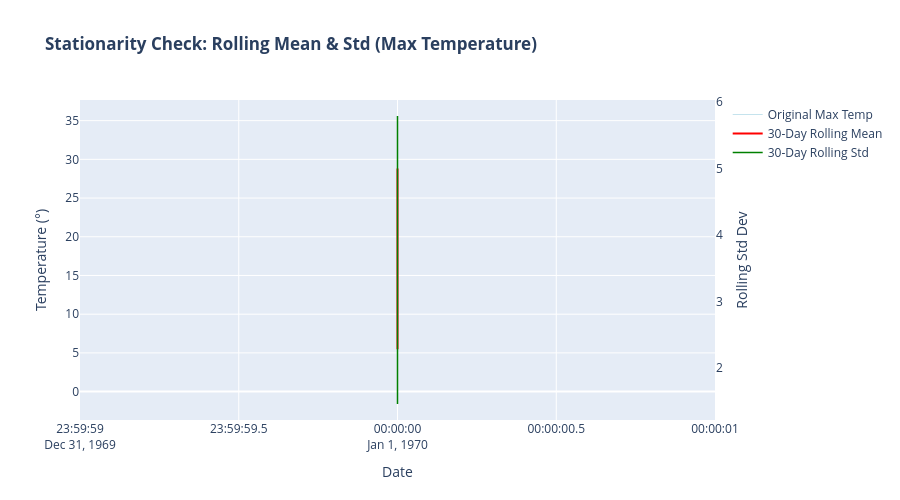

The code cell stored with this chart in its notebook:
### Markdown cell above
#### for max_temperature checking for stationarity

### Code cell
# Ensure datetime index and sort
data.index = pd.to_datetime(data.index)
data = data.sort_index()

# Calculate rolling statistics (e.g., a 30-day window)
window_size = 30
rolling_mean = data['temp_max'].rolling(window=window_size).mean()
rolling_std = data['temp_max'].rolling(window=window_size).std()

# Create interactive Plotly figure
fig = go.Figure()

# 1. Raw Data
fig.add_trace(go.Scatter(
    x=data.index, y=data['temp_max'], 
    name='Original Max Temp', 
    line=dict(color='lightblue', width=1), opacity=0.7
))

# 2. Rolling Mean
fig.add_trace(go.Scatter(
    x=data.index, y=rolling_mean, 
    name=f'{window_size}-Day Rolling Mean', 
    line=dict(color='red', width=2)
))

# 3. Rolling Standard Deviation
fig.add_trace(go.Scatter(
    x=data.index, y=rolling_std, 
    name=f'{window_size}-Day Rolling Std', 
    line=dict(color='green', width=1.5), yaxis='y2'
))

# Layout configuration with a secondary Y-axis for standard deviation
fig.update_layout(
    title_text="<b>Stationarity Check: Rolling Mean & Std (Max Temperature)</b>",
    xaxis_title="Date",
    yaxis_title="Temperature (°)",
    yaxis2=dict(
        title="Rolling Std Dev",
        overlaying='y',
        side='right',
        showgrid=False
    ),
    hovermode="x unified",
    height=500
)

fig.show()

### Figure 1 — Plotly figure (JSON) as saved in the notebook; plotly's stock layout.template omitted (floating-point values rounded to 4 significant figures; data arrays with more than 128 entries replaced by an {"elided": "..."} marker saying what was removed)
{"data": [{"line": {"color": "lightblue", "width": 1}, "name": "Original Max Temp", "opacity": 0.7, "type": "scatter", "x": {"elided": "1461 str values"}, "y": {"elided": "1461 float values"}}, {"line": {"color": "red", "width": 2}, "name": "30-Day Rolling Mean", "type": "scatter", "x": {"elided": "1461 str values"}, "y": {"elided": "1461 float values"}}, {"line": {"color": "green", "width": 1.5}, "name": "30-Day Rolling Std", "type": "scatter", "x": {"elided": "1461 str values"}, "y": {"elided": "1461 float values"}, "yaxis": "y2"}], "layout": {"height": 500, "hovermode": "x unified", "title": {"text": "<b>Stationarity Check: Rolling Mean & Std (Max Temperature)</b>"}, "xaxis": {"title": {"text": "Date"}}, "yaxis": {"title": {"text": "Temperature (°)"}}, "yaxis2": {"overlaying": "y", "showgrid": false, "side": "right", "title": {"text": "Rolling Std Dev"}}}}
